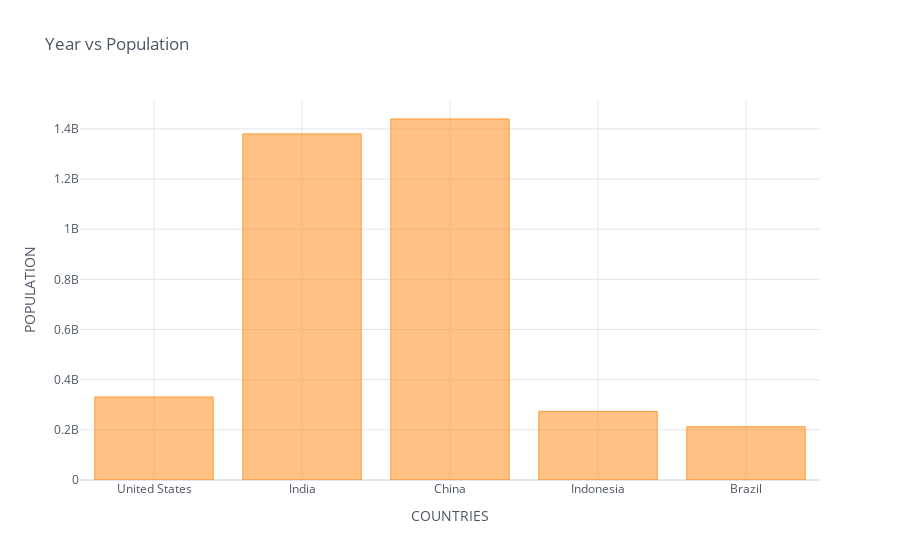

The cell this chart's notebook holds for it:
### Markdown cell above
# **BARPLOT**

### Code cell
df_population_raw_2020 = df_population_raw[df_population_raw.index.isin([2020])]
df_population_raw_2020 = df_population_raw_2020.T

df_population_raw_2020.iplot(kind='bar',
                        xTitle='COUNTRIES',
                        yTitle='POPULATION',
                        title='Year vs Population')

### Figure 1 — Plotly figure (JSON) as saved in the notebook; plotly's stock layout.template omitted (floating-point values rounded to 4 significant figures)
{"data": [{"marker": {"color": "rgba(255, 153, 51, 0.6)", "line": {"color": "rgba(255, 153, 51, 1.0)", "width": 1}}, "name": "2020", "orientation": "v", "text": "", "x": ["United States", "India", "China", "Indonesia", "Brazil"], "y": [331002651, 1380004385, 1439323776, 273523615, 212559417], "type": "bar"}], "layout": {"legend": {"bgcolor": "#FFFFFF", "font": {"color": "#4D5663"}}, "paper_bgcolor": "#FFFFFF", "plot_bgcolor": "#FFFFFF", "title": {"font": {"color": "#4D5663"}, "text": "Year vs Population"}, "xaxis": {"gridcolor": "#E1E5ED", "showgrid": true, "tickfont": {"color": "#4D5663"}, "title": {"font": {"color": "#4D5663"}, "text": "COUNTRIES"}, "zerolinecolor": "#E1E5ED"}, "yaxis": {"gridcolor": "#E1E5ED", "showgrid": true, "tickfont": {"color": "#4D5663"}, "title": {"font": {"color": "#4D5663"}, "text": "POPULATION"}, "zerolinecolor": "#E1E5ED"}}}
